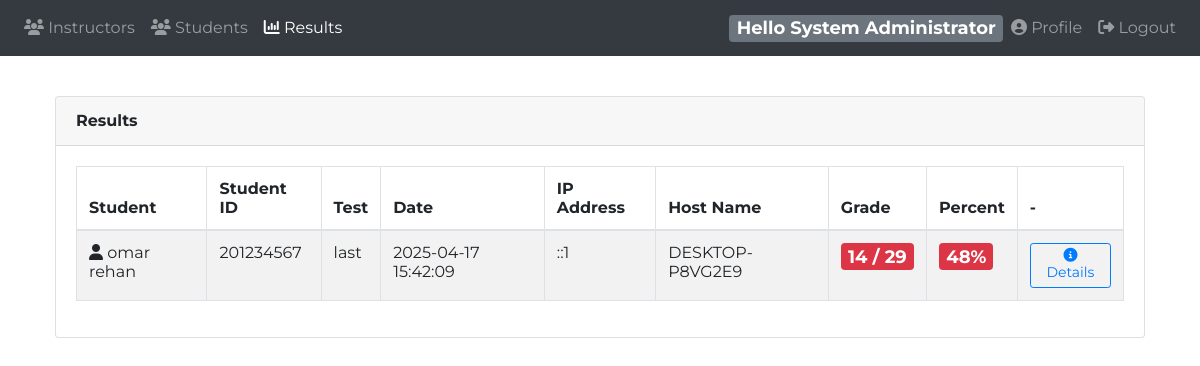
The app's page /instructor/?results (signed in), older data.
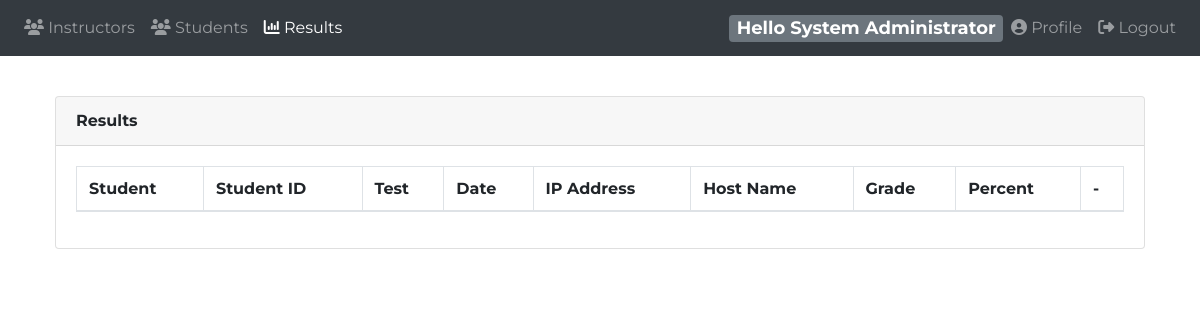
The same page, newer data.
### tables this page shows
CREATE TABLE `instructor` (
  `id` int(11) NOT NULL,
  `name` varchar(120) NOT NULL,
  `email` varchar(120) NOT NULL,
  `password` varchar(100) NOT NULL,
  `phone` varchar(13) NOT NULL,
  `password_token` varchar(100) DEFAULT NULL,
  `token_expire` timestamp NULL DEFAULT NULL,
  `suspended` int(11) NOT NULL DEFAULT 0,
  `isAdmin` tinyint(1) NOT NULL DEFAULT 0
);

CREATE TABLE `result` (
  `id` int(11) NOT NULL,
  `studentID` int(11) NOT NULL,
  `testID` int(11) NOT NULL,
  `groupID` int(11) DEFAULT NULL,
  `settingID` int(11) DEFAULT NULL,
  `startTime` timestamp NOT NULL DEFAULT current_timestamp(),
  `endTime` timestamp NULL DEFAULT NULL,
  `isTemp` tinyint(1) NOT NULL DEFAULT 1,
  `hostname` varchar(255) DEFAULT NULL,
  `ipaddr` varchar(15) DEFAULT NULL,
  `score` int(11) DEFAULT NULL
);

CREATE TABLE `student` (
  `id` int(11) NOT NULL,
  `name` varchar(255) DEFAULT NULL,
  `email` varchar(255) DEFAULT NULL,
  `phone` varchar(255) DEFAULT NULL,
  `password` varchar(255) DEFAULT NULL,
  `password_token` varchar(100) DEFAULT NULL,
  `token_expire` timestamp NULL DEFAULT NULL,
  `suspended` tinyint(1) DEFAULT 0,
  `sessionID` varchar(100) DEFAULT NULL
);

CREATE TABLE `test` (
  `id` int(11) NOT NULL,
  `name` varchar(255) DEFAULT NULL,
  `courseID` int(11) DEFAULT NULL,
  `deleted` tinyint(1) DEFAULT 0,
  `instructorID` int(11) DEFAULT NULL
);

### instructor/app/model/dbh.class.php (called while the page is built)
<?php
class dbh {
    private $host = "localhost";
     private $port = "3306";
    private $username = "root";
    private $password = "";
  private $dbName = "online_exam";
    public function connect() {
        try {
            $dsn = "mysql:host={$this->host};port={$this->port};dbname={$this->dbName};charset=utf8mb4";
            $pdo = new PDO($dsn, $this->username, $this->password);
            $pdo->setAttribute(PDO::ATTR_ERRMODE, PDO::ERRMODE_EXCEPTION);
            $pdo->setAttribute(PDO::ATTR_DEFAULT_FETCH_MODE, PDO::FETCH_ASSOC);
            return $pdo;
        } catch (PDOException $e) {
            die("   Eror Connection Database " . $e->getMessage());
        }
    }
}

### instructor/app/model/instructor.class.php (called while the page is built, shortened)
<?php
class Instructor extends dbh {
    public function getByEmail($email) {
        $sql = "SELECT id, name, password, email, phone, isAdmin FROM instructor WHERE email = :email";
        $stmt = $this->connect()->prepare($sql);
        $stmt->bindParam(":email", $email);
        $stmt->execute();
        return $stmt->fetch(PDO::FETCH_OBJ);
    }
}

### instructor/app/model/result.class.php (called while the page is built, shortened)
<?php
class Result extends Dbh {
    public function getAll() {
        if ($_SESSION['mydata']->isAdmin) {
            $query = "SELECT r.id, r.testID, t.name AS testName, s.name AS studentName,
                      r.studentID, r.startTime, r.endTime,
                      ipaddr, hostname,
                      getResultGrade(r.id) AS FinalGrade,
                      getResultMaxGrade(r.id) AS TestDegree
                      FROM result r
                      INNER JOIN test t ON t.id = r.testID
                      INNER JOIN student s ON s.id = r.studentID
                      GROUP BY t.id, r.id
                      ORDER BY r.endTime DESC";
            $statement = $this->connect()->prepare($query);
        }
        $statement->execute();
        $results = $statement->fetchAll(PDO::FETCH_OBJ);
        return $results;
    }
}
?>

### instructor/app/view/results.php (the view, shortened to what this page needs)
<?php
require_once 'header.php';
require_once 'navbar.php';
$res = new result;
if (isset($_GET['needsReview'])) {
    $review = $res->questionsNeedsReview();
?>
    <div class="col-md-12">
        <div class="card">
            <div class="card-header">
                <strong class="card-title">Essay Answers Needs Review</strong>
                <a href="?results" type="button" class="btn btn-outline-primary float-right mb-1"><i class="fa fa-arrow-left"></i> Return To Results</a>
            </div>
            <div class="card-body">
                <table id="bootstrap-data-table" class="table table-striped table-bordered">
                    <thead>
                        <tr>
                            <th>Student Name</th>
                            <th>Question</th>
                            <th>Student Answer</th>
                            <th>-</th>
                            <th>-</th>
                        </tr>
                    </thead>
                    <tbody>
                        <?php foreach ($review as $question) { ?>
                            <tr>
                                <td><i class="fa fa-user"></i> <?php echo $question->StudentName ?></td>
                                <td><?php echo $question->question ?></td>
                                <td><?php echo $question->textAnswer ?></td>
                                <td>
                                    <form action="app/controller/result.inc.php?action=approveAnswer" method="POST" class="text-center">
                                        <input type="hidden" class="form-control" name="ansID" value="<?php echo $question->id ?>">
                                        <div class="form-row align-items-center" style="min-width:250px">
                                            <div class="col-8 my-1">
                                                <div class="input-group">
                                                    <input type="number" class="form-control" name="points" placeholder="Max(<?php echo $question->points ?>) Points" max="<?php echo $question->points ?>" min="1">
                                                </div>
                                            </div>
                                            <button type="submit" class="btn btn-success"><i class="fa fa-check"></i></button>
                                        </div>
                                    </form>
                                </td>
                                <td><a href="app/controller/result.inc.php?action=rejectAnswer&id=<?php echo $question->id ?>" class="btn btn-danger"><i class="fa fa-close"></i> Reject Answer</a></td>
                            </tr>
                        <?php } ?>
                    </tbody>
                </table>
            </div>
        </div>
    </div>
<?php } else {
    $_admin = new admin;
    $_student = new student;
    $res = new result;
    if (isset($_GET['studentID']) and $_SESSION['mydata']->isAdmin) {
        $results = $_admin->getStudentResults($_GET['studentID']);
    } elseif (isset($_GET['studentID']) and !$_SESSION['mydata']->isAdmin) {
        $results = $_student->getStudentResults($_GET['studentID']);
    } elseif (isset($_GET['testID']) and !$_SESSION['mydata']->isAdmin) {
        $results = $res->getTestResults($_GET['testID']);
    } elseif (isset($_GET['groupID']) and !$_SESSION['mydata']->isAdmin) {
        $results = $res->getGroupResults($_GET['groupID']);
    } else {
        $results = $res->getAll();
    } ?>
    <div class="col-md-12">
        <div class="card">
            <div class="card-header">
            <strong class="card-title">
    <?php echo (isset($_GET['studentID']) && !empty($results) && isset($results[0]->studentName) ? 'Student [' . htmlspecialchars($results[0]->studentName) . ']' : '') ?> Results
</strong>                <?php if (!$_SESSION['mydata']->isAdmin) { ?>
                    <a href="?results&unsubmitted" type="button" class="btn btn-outline-secondary float-right m-1"><i class="fa fa-close"></i> Unsubmitted Results</a>
                    <a href="?results&needsReview" type="button" class="btn btn-outline-primary float-right m-1"><i class="fa fa-check-square-o"></i> Answers Needs Review</a>
                <?php } ?>
            </div>
            <div class="card-body">
                <table id="ResultsTable" class="table table-striped table-bordered">
                    <thead>
                        <tr>
                            <th>Student</th>
                            <th>Student ID</th>
                            <th>Test</th>
                            <th>Date</th>
                            <th>IP Address</th>
                            <th>Host Name</th>
                            <th>Grade</th>
                            <th>Percent</th>
                            <th>-</th>
                        </tr>
                    </thead>
                    <tbody>
                        <?php foreach ($results as $result) {
                            $percent = round(($result->TestDegree != 0) ? (($result->FinalGrade / $result->TestDegree) * 100) : 0);
                        ?>
                            <tr>
                                <td><i class="fa fa-user"></i> <?php echo $result->studentName ?></td>
                                <td><?php echo $result->studentID ?></td>
                                <td><?php echo $result->testName ?></td>
                                <td><?php echo $result->endTime ?></td>
                                <td><?php echo $result->ipaddr ?></td>
                                <td><?php echo $result->hostname ?></td>
                                <td><span class="badge badge-<?php echo (($percent < 50) ? 'danger' : 'success') ?>"><?php echo $result->FinalGrade . ' / ' . $result->TestDegree ?></span></td>
                                <td><?php echo (($percent < 50) ? ('<span class="badge badge-danger">' . $percent . '%') : ('<span class="badge badge-success">' . $percent . '%')) ?></td>
                                <td><a href="?results&id=<?php echo $result->id ?>" class="btn btn-outline-primary btn-sm"><i class="fa fa-info-circle"></i> Details</a></td>
                            </tr>
                        <?php } ?>
                    </tbody>
                </table>
            </div>
        </div>
    </div>
<?php } ?>
<?php
require_once 'footer.php';
?>

### instructor/index.php (shortened to what this page needs)
<?php
$inst = new instructor();
if (isset($_SESSION['mydata']) and !$_SESSION['mydata']->isAdmin and $inst->checkAccount($_SESSION['mydata']->id)) {
    if (isset($_GET['questions'])) {
        require_once 'app/view/questions.php';
    } elseif (isset($_GET['tests'])) {
        require_once 'app/view/tests.php';
    } elseif (isset($_GET['groups'])) {
        require_once 'app/view/groups.php';
    } elseif (isset($_GET['courses'])) {
        require_once 'app/view/courses.php';
    } elseif (isset($_GET['users'])) {
        require_once 'app/view/users.php';
    } elseif (isset($_GET['results'])) {
        require_once 'app/view/results.php';
    } elseif (isset($_GET['profile'])) {
        require_once 'app/view/profile.php';
    } elseif (isset($_GET['assign'])) {
        require_once 'app/view/assign.php';
    } elseif (isset($_GET['students'])) {
        require_once 'app/view/students.php';
    } elseif (isset($_GET['logout'])) {
      unset($_SESSION['mydata']);
      header("Location: ../index.php");
        require_once 'app/view/login.php';
    } else {
        require_once 'app/view/courses.php';
    }
}elseif (isset($_SESSION['mydata']) and $_SESSION['mydata']->isAdmin) {
  if (isset($_GET['students'])) {
      require_once 'app/view/admin_students.php';
  } elseif (isset($_GET['results'])) {
      require_once 'app/view/results.php';
  } elseif (isset($_GET['profile'])) {
      require_once 'app/view/profile.php';
  } elseif (isset($_GET['logout'])) {
    unset($_SESSION['mydata']);
    header("Location: ../index.php");
      require_once 'app/view/login.php';
  } else {
      require_once 'app/view/admin_instructors.php';
  }
}

### instructor/app/view/header.php (shortened to what this page needs)
<html>
<head>
		<link rel="stylesheet" href="../style/css/icheck-bootstrap.min.css">
		<link rel="stylesheet" type="text/css" href="https://stackpath.bootstrapcdn.com/bootstrap/4.4.1/css/bootstrap.min.css" rel="stylesheet">
		<link rel="stylesheet" type="text/css" href="https://cdn.datatables.net/v/dt/dt-1.10.20/b-1.6.1/b-flash-1.6.1/b-html5-1.6.1/b-print-1.6.1/r-2.2.3/sl-1.3.1/datatables.min.css"/>
	  <link rel="stylesheet" href="https://cdnjs.cloudflare.com/ajax/libs/tempusdominus-bootstrap-4/5.0.0-alpha14/css/tempusdominus-bootstrap-4.min.css" />
		<link rel="stylesheet" type="text/css" href="style/css/summernote-lite.min.css">
		<link rel="stylesheet" type="text/css" href="style/css/instructor.css">
    <link rel="stylesheet" href="https://cdnjs.cloudflare.com/ajax/libs/font-awesome/5.15.4/css/all.min.css">
</head>
<body style="min-width:700px">

### instructor/app/view/navbar.php (shortened to what this page needs)
<?php
$obj = new instructor();
$usr = $obj->getByEmail($_SESSION['mydata']->email);
?>
<body>
  <nav class="navbar navbar-icon-top navbar-expand-lg navbar-dark bg-dark">
    <div class="collapse navbar-collapse" id="navbarSupportedContent">
      <ul class="navbar-nav mr-auto">
        <?php
          if($_SESSION['mydata']->isAdmin){ ?>
            <li class="nav-item <?php echo (isset($_GET['instructors'])?'active':'') ?>">
              <a class="nav-link" href="?instructors">
                <i class="fa fa-group"></i>
                Instructors
              </a>
            </li>
            <li class="nav-item <?php echo (isset($_GET['students'])?'active':'') ?>">
              <a class="nav-link" href="?students">
              <i class="fa fa-group"></i>
              Students
              </a>
            </li>
            <li class="nav-item <?php echo (isset($_GET['results'])?'active':'') ?>">
              <a class="nav-link" href="?results">
              <i class="fa fa-bar-chart"></i>
              Results
              </a>
            </li>
<?php } ?>
      </ul>
      <span class="badge badge-secondary">Hello <?php echo $_SESSION['mydata']->name ?></span>
      <ul class="navbar-nav ">
        <li class="nav-item">
          <a class="nav-link" href="?profile">
          <i class="fa fa-user-circle"></i>
          Profile
          </a>
        </li>
        <li class="nav-item">
          <a class="nav-link" href="?logout">
          <i class="fas fa-sign-out-alt"></i>
          Logout
          </a>
        </li>
      </ul>
    </div>
  </nav>

### instructor/app/view/footer.php (shortened to what this page needs)
</body>
</body>
</html>

### instructor/style/css/instructor.css (style rules this page uses)
body { font-family: 'Montserrat', sans-serif; min-width: 600px; }
a { cursor: pointer; text-decoration: none; }
.badge { font-size: 18; }
.card { margin: 40px; }

Row changes from the older to the newer data that the page shows:
removed result: studentID.name "omar rehan", studentID "201234567", testID.name "last", endTime "2025-04-17 15:42:09", ipaddr "::1", hostname "DESKTOP-P8VG2E9", FinalGrade "14", TestDegree "29", percent "48"
